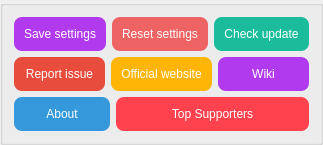
              <widget class="QGroupBox" name="groupBox_other_1">
               <property name="sizePolicy">
                <sizepolicy hsizetype="Preferred" vsizetype="Preferred">
                 <horstretch>0</horstretch>
                 <verstretch>0</verstretch>
                </sizepolicy>
               </property>
               <property name="maximumSize">
                <size>
                 <width>16777215</width>
                 <height>16777215</height>
                </size>
               </property>
               <property name="title">
                <string/>
               </property>
               <layout class="QGridLayout" name="gridLayout_7">
                <item row="0" column="0">
                 <layout class="QHBoxLayout" name="horizontalLayout_57">
                  <item>
                   <widget class="QPushButton" name="pushButton_SaveSettings">
                    <property name="enabled">
                     <bool>true</bool>
                    </property>
                    <property name="styleSheet">
                     <string notr="true">QPushButton{
background-color: rgb(178, 58, 238);
color: rgb(255, 255, 255);
border-style:outset;
border-radius:8px;
padding:10px;
}
QPushButton:hover{
background-color: rgb(191, 62, 255);
color: rgb(255, 255, 255);
border-style:outset;
border-radius:8px;
padding:10px;
}
QPushButton:pressed{
background-color: rgb(154, 50, 205);
color: rgb(255, 255, 255);
border-style:outset;
border-radius:8px;
padding:10px;
}
QPushButton:disabled{
background-color: rgb(166, 166, 166);
color: rgb(255, 255, 255);
border-style:outset;
border-radius:8px;
padding:10px;
}</string>
                    </property>
                    <property name="text">
                     <string>Save settings</string>
                    </property>
                   </widget>
                  </item>
                  <item>
                   <widget class="QPushButton" name="pushButton_ResetSettings">
                    <property name="styleSheet">
                     <string notr="true">QPushButton{
background-color: rgb(238, 99, 99);
color: rgb(255, 255, 255);
border-style:outset;
border-radius:8px;
padding:10px;
}
QPushButton:hover{
background-color: rgb(255, 106, 106);
color: rgb(255, 255, 255);
border-style:outset;
border-radius:8px;
padding:10px;
}
QPushButton:pressed{
background-color: rgb(205, 85, 85);
color: rgb(255, 255, 255);
border-style:outset;
border-radius:8px;
padding:10px;
}
QPushButton:disabled{
background-color: rgb(166, 166, 166);
color: rgb(255, 255, 255);
border-style:outset;
border-radius:8px;
padding:10px;
}</string>
                    </property>
                    <property name="text">
                     <string>Reset settings</string>
                    </property>
                   </widget>
                  </item>
                  <item>
                   <widget class="QPushButton" name="pushButton_CheckUpdate">
                    <property name="font">
                     <font>
                      <pointsize>9</pointsize>
                      <underline>false</underline>
                     </font>
                    </property>
                    <property name="styleSheet">
                     <string notr="true">QPushButton{
background-color: rgb(26, 188, 156);
color: rgb(255, 255, 255);
border-style:outset;
border-radius:8px;
padding:10px;
}
QPushButton:hover{
background-color: rgb(29, 214, 177);
color: rgb(255, 255, 255);
border-style:outset;
border-radius:8px;
padding:10px;
}
QPushButton:pressed{
background-color: rgb(23, 173, 143);
color: rgb(255, 255, 255);
border-style:outset;
border-radius:8px;
padding:10px;
}
QPushButton:disabled{
background-color: rgb(166, 166, 166);
color: rgb(255, 255, 255);
border-style:outset;
border-radius:8px;
padding:10px;
}</string>
                    </property>
                    <property name="text">
                     <string>Check update</string>
                    </property>
                   </widget>
                  </item>
                 </layout>
                </item>
                <item row="1" column="0">
                 <layout class="QHBoxLayout" name="horizontalLayout_58">
                  <item>
                   <widget class="QPushButton" name="pushButton_Report">
                    <property name="font">
                     <font>
                      <underline>false</underline>
                     </font>
                    </property>
                    <property name="styleSheet">
                     <string notr="true">QPushButton{
background-color: rgb(231, 76, 60);
color: rgb(255, 255, 255);
border-style:outset;
border-radius:8px;
padding:10px;
}
QPushButton:hover{
background-color: rgb(255, 102, 64);
color: rgb(255, 255, 255);
border-style:outset;
border-radius:8px;
padding:10px;
}
QPushButton:pressed{
background-color: rgb(204, 65, 53);
color: rgb(255, 255, 255);
border-style:outset;
border-radius:8px;
padding:10px;
}
QPushButton:disabled{
background-color: rgb(166, 166, 166);
color: rgb(255, 255, 255);
border-style:outset;
border-radius:8px;
padding:10px;
}</string>
                    </property>
                    <property name="text">
                     <string>Report issue</string>
                    </property>
                   </widget>
                  </item>
                  <item>
                   <widget class="QPushButton" name="pushButton_ReadMe">
                    <property name="font">
                     <font>
                      <underline>false</underline>
                     </font>
                    </property>
                    <property name="styleSheet">
                     <string notr="true">QPushButton{
background-color: rgb(255, 181, 6);
color: rgb(255, 255, 255);
border-style:outset;
border-radius:8px;
padding:10px;
}
QPushButton:hover{
background-color: rgb(255, 200, 50);
color: rgb(255, 255, 255);
border-style:outset;
border-radius:8px;
padding:10px;
}
QPushButton:pressed{
background-color: rgb(255, 170, 0);
color: rgb(255, 255, 255);
border-style:outset;
border-radius:8px;
padding:10px;
}
QPushButton:disabled{
background-color: rgb(166, 166, 166);
color: rgb(255, 255, 255);
border-style:outset;
border-radius:8px;
padding:10px;
}</string>
                    </property>
                    <property name="text">
                     <string>Official website</string>
                    </property>
                   </widget>
                  </item>
                  <item>
                   <widget class="QPushButton" name="pushButton_wiki">
                    <property name="toolTip">
                     <string>Open Waifu2x-Extension-GUI online wiki.</string>
                    </property>
                    <property name="styleSheet">
                     <string notr="true">QPushButton{
background-color: rgb(178, 58, 238);
color: rgb(255, 255, 255);
border-style:outset;
border-radius:8px;
padding:10px;
}
QPushButton:hover{
background-color: rgb(191, 62, 255);
color: rgb(255, 255, 255);
border-style:outset;
border-radius:8px;
padding:10px;
}
QPushButton:pressed{
background-color: rgb(154, 50, 205);
color: rgb(255, 255, 255);
border-style:outset;
border-radius:8px;
padding:10px;
}
QPushButton:disabled{
background-color: rgb(166, 166, 166);
color: rgb(255, 255, 255);
border-style:outset;
border-radius:8px;
padding:10px;
}</string>
                    </property>
                    <property name="text">
                     <string>Wiki</string>
                    </property>
                   </widget>
                  </item>
                 </layout>
                </item>
                <item row="2" column="0">
                 <layout class="QHBoxLayout" name="horizontalLayout_59" stretch="1,2">
                  <item>
                   <widget class="QPushButton" name="pushButton_about">
                    <property name="maximumSize">
                     <size>
                      <width>16777215</width>
                      <height>16777215</height>
                     </size>
                    </property>
                    <property name="styleSheet">
                     <string notr="true">QPushButton{
background-color: rgb(52, 152, 219);
color: rgb(255, 255, 255);
border-style:outset;
border-radius:8px;
padding:10px;
}
QPushButton:hover{
background-color: rgb(60, 177, 255);
color: rgb(255, 255, 255);
border-style:outset;
border-radius:8px;
padding:10px;
}
QPushButton:pressed{
background-color: rgb(45, 134, 193);
color: rgb(255, 255, 255);
border-style:outset;
border-radius:8px;
padding:10px;
}
QPushButton:disabled{
background-color: rgb(166, 166, 166);
color: rgb(255, 255, 255);
border-style:outset;
border-radius:8px;
padding:10px;
}</string>
                    </property>
                    <property name="text">
                     <string>About</string>
                    </property>
                   </widget>
                  </item>
                  <item>
                   <widget class="QPushButton" name="pushButton_SupportersList">
                    <property name="styleSheet">
                     <string notr="true">QPushButton{
background-color: rgb(255, 66, 77);
color: rgb(255, 255, 255);
border-style:outset;
border-radius:8px;
padding:10px;
}
QPushButton:hover{
background-color: rgb(255, 105, 112);
color: rgb(255, 255, 255);
border-style:outset;
border-radius:8px;
padding:10px;
}
QPushButton:pressed{
background-color: rgb(223, 50, 61);
color: rgb(255, 255, 255);
border-style:outset;
border-radius:8px;
padding:10px;
}
QPushButton:disabled{
background-color: rgb(166, 166, 166);
color: rgb(255, 255, 255);
border-style:outset;
border-radius:8px;
padding:10px;
}</string>
                    </property>
                    <property name="text">
                     <string>Top Supporters</string>
                    </property>
                   </widget>
                  </item>
                 </layout>
                </item>
               </layout>
              </widget>
